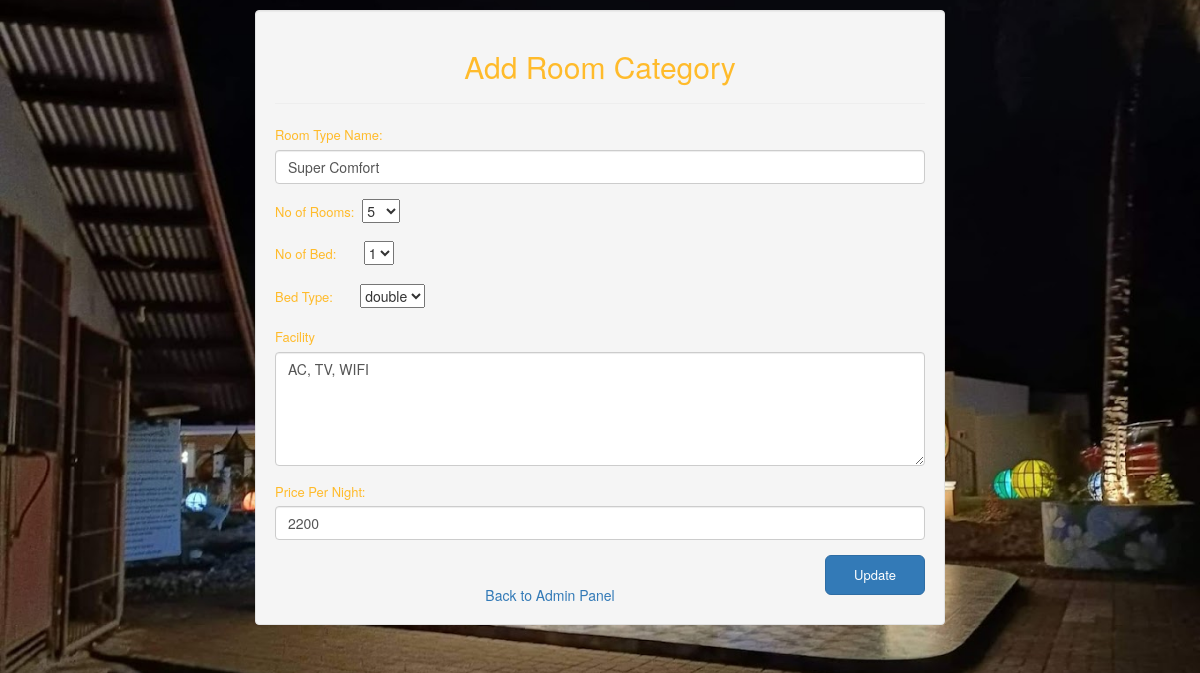
Page /admin/edit_room_cat.php?roomname=Super Comfort on the committed database.
### tables this page shows
CREATE TABLE `room_category` (
  `roomname` text NOT NULL,
  `room_qnty` int(11) NOT NULL,
  `available` int(11) NOT NULL,
  `booked` int(11) NOT NULL,
  `no_bed` int(11) NOT NULL,
  `bedtype` text NOT NULL,
  `facility` text NOT NULL,
  `price` float NOT NULL
);

### admin/include/class.user.php (called while the page is built, shortened)
<?php
        class user
        {
            public function __construct()
            {
                $this->db=new mysqli(DB_SERVER,DB_USERNAME,DB_PASSWORD,'hotel');
            }
        }
?>

### admin/edit_room_cat.php (the view, shortened to what this page needs)
<?php
include_once 'include/class.user.php';
$user=new User();
$room_cat=$_GET['roomname'];
$sql="SELECT * FROM room_category WHERE roomname='$room_cat'";
$query=mysqli_query($user->db, $sql);
$row = mysqli_fetch_array($query);
?>
<!DOCTYPE html>
<html lang="en">
<head>
    <link rel="stylesheet" href="https://maxcdn.bootstrapcdn.com/bootstrap/3.3.7/css/bootstrap.min.css">
    <link rel="stylesheet" href="css/reg.css" type="text/css">
</head>
<body>
    <div class="container">
        <div class="well">
            <h2>Add Room Category</h2>
            <hr>
            <form action="" method="post" name="room_category">
                <div class="form-group">
                    <label for="roomname">Room Type Name:</label>
                    <input type="text" class="form-control" name="roomname" value="<?php echo $row['roomname'] ?>" required>
                </div>
                 <div class="form-group">
                    <label for="qty">No of Rooms:</label>&nbsp;
                    <select name="room_qnty">
                    <option value="<?php echo $row['room_qnty'] ?>"><?php echo $row['room_qnty'] ?></option>
                    </select>
                </div>
                <div class="form-group">
                    <label for="bed">No of Bed:</label>&nbsp;&nbsp;&nbsp;&nbsp;&nbsp;&nbsp;
                    <select name="no_bed">
                     <option value="<?php echo $row['no_bed'] ?>"><?php echo $row['no_bed'] ?></option>
                    </select>
                </div>
                <div class="form-group">
                    <label for="bedtype">Bed Type:</label>&nbsp;&nbsp;&nbsp;&nbsp;&nbsp;&nbsp;
                   <select name="bedtype">
                     <option value="<?php echo $row['bedtype'] ?>"><?php echo $row['bedtype'] ?></option>
                    </select>
                </div>
                <div class="form-group">
                    <label for="Facility">Facility</label>
                    <textarea class="form-control" rows="5" name="facility"><?php echo $row['facility'] ?></textarea>
                </div>
               <div class="form-group">
                    <label for="price">Price Per Night:</label>
                    <input type="text" class="form-control" name="price" value="<?php echo $row['price'] ?>" required>
                </div>
                <button type="submit" class="btn btn-lg btn-primary button" name="submit">Update</button>
               <br>
                <div id="click_here">
                    <a href="../admin.php">Back to Admin Panel</a>
                </div>
            </form>
        </div>
    </div>
</body>
</html>

### admin/css/reg.css (style rules this page uses)
body { background-image: url('../../images/home_bg.jpg'); background-repeat: no-repeat; background-attachment: fixed; }
h2 { text-align: center; color: #ffbb2b; }
#click_here { margin-top: 10px; text-align: center; }
.container { width: 60%; margin-top: 10px; }
label { color:#ffbb2b; font-size: 13px; font-weight: 100; }
.button { width: 100px; float: right; font-size: 13px; }

### admin/edit_room_cat.php (style rules this page uses)
body { background-image: url('../images/d_y.jpg'); background-repeat: no-repeat; background-attachment: fixed; background-position: center; background-size: cover; }

### rows in the picture
room_category: roomname "Super Comfort", room_qnty "5", no_bed "1", bedtype "double", facility "AC, TV, WIFI", price "2200"
